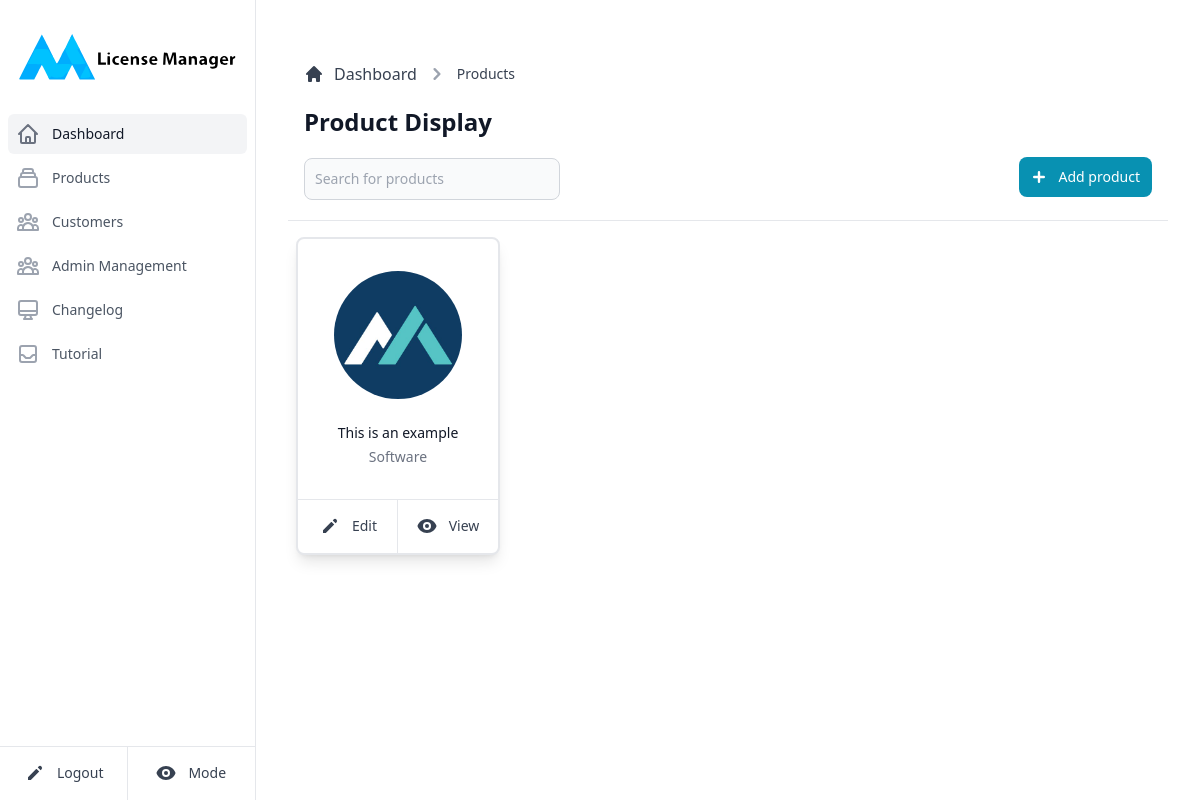
Page /products (signed in) on the earlier database version.
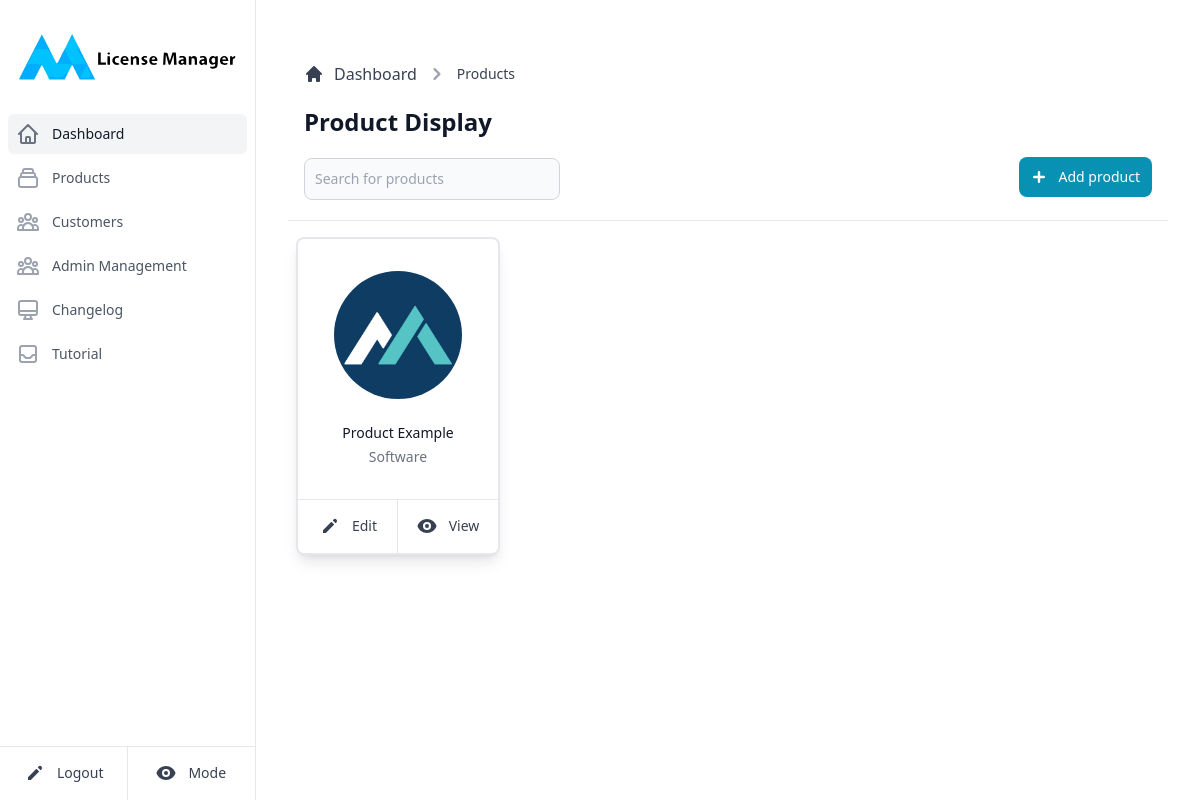
Same page on the later database version.
### bin/models.py (models this page shows)
class Product(db.Model):
    __tablename__ = "product"
    id = db.Column( db.Integer, primary_key=True )
    name = db.Column( db.String(100), unique=True )
    category = db.Column( db.String(100) )
    image = db.Column( db.String(150) , nullable=False )
    details = db.Column( db.String(1000) )
    privateK = db.Column(db.String(1100), unique=True)
    publicK = db.Column(db.String(1100), unique=True)
    apiK = db.Column( db.String(100), unique=True )
    keys = db.relationship('Key', cascade='all,delete', backref='product')

### bin/main.py (the view)
@main.route('/products')
@login_required
def products():
    products = DBAPI.getProduct('_ALL_')
    return render_template('products.html', products = products, mode = request.cookies.get('mode'))

### bin/databaseAPI.py (called while the page is built)
def getProduct(productName):
    if(productName == '_ALL_'):
        return Product.query.all()
    return Product.query.filter(Product.name.contains(productName)).all()

### bin/templates/products.html (shortened to what the changed rows need)
{% extends "base.html" %}
{% block content %}
<main>
    <div class="p-4 bg-white block sm:flex items-center justify-between border-b border-gray-200 lg:mt-1.5 dark:bg-slate-900 dark:border-slate-700">
       <div class="mb-1 w-full">
          <div class="mb-4">
             <h1 class="text-xl sm:text-2xl font-semibold text-gray-900 dark:text-gray-100">Product Display</h1>
          </div>
       </div>
    </div>
    <ul role="list" class="grid grid-cols-1 gap-4 sm:grid-cols-2 md:grid-cols-3 lg:grid-cols-4 mt-4 ml-2 mr-2">
      {% for product in products %}
         <li class="col-span-1 flex flex-col text-center bg-white rounded-lg shadow-lg divide-y divide-gray-200 border-grey-900 border-2 dark:bg-slate-800 dark:border-slate-600 dark:divide-slate-600">
         <div class="flex-1 flex flex-col p-8">
               <img class="product-data w-32 h-32 flex-shrink-0 mx-auto rounded-full" src="{{ product.image }}" alt="">
               <h3 class="product-data mt-6 text-gray-900 text-sm font-medium dark:text-gray-100">{{ product.name }}</h3>
               <dl class="mt-1 flex-grow flex flex-col justify-between">
                  <dd class="product-data text-gray-500 text-sm dark:text-gray-400">{{ product.category }}</dd>
               </dl>
         </div>
         <div>
            <div class="-mt-px flex divide-x divide-gray-200 dark:divide-slate-600">
               <div class="w-0 flex-1 flex">
               <button data-modal-toggle="edit-modal" class="product-edit relative -mr-px w-0 flex-1 inline-flex items-center justify-center py-4 text-sm text-gray-700 font-medium border border-transparent rounded-bl-lg hover:text-gray-500 dark:text-gray-100 dark:hover:text-gray-400">
                  <svg xmlns="http://www.w3.org/2000/svg" class="h-5 w-5" viewBox="0 0 20 20" fill="currentColor">
                     <path d="M13.586 3.586a2 2 0 112.828 2.828l-.793.793-2.828-2.828.793-.793zM11.379 5.793L3 14.172V17h2.828l8.38-8.379-2.83-2.828z" />
                  </svg>
                  <span class="ml-3">Edit</span>
               </button>
               </div>
               <div class="-ml-px w-0 flex-1 flex">
               <a href="{{ url_for('main.productDisplay', productid = product.id) }}" class="relative w-0 flex-1 inline-flex items-center justify-center py-4 text-sm text-gray-700 font-medium border border-transparent rounded-br-lg hover:text-gray-500 dark:text-gray-100 dark:hover:text-gray-400">
                  <span class="ml-3">View</span>
               </a>
               </div>
            </div>
         </div>
         </li>
      {% endfor %}
   </ul>
 </main>
{% endblock %}

Differences in the rows shown:
changed Product "Software": name "This is an example" → "Product Example"
